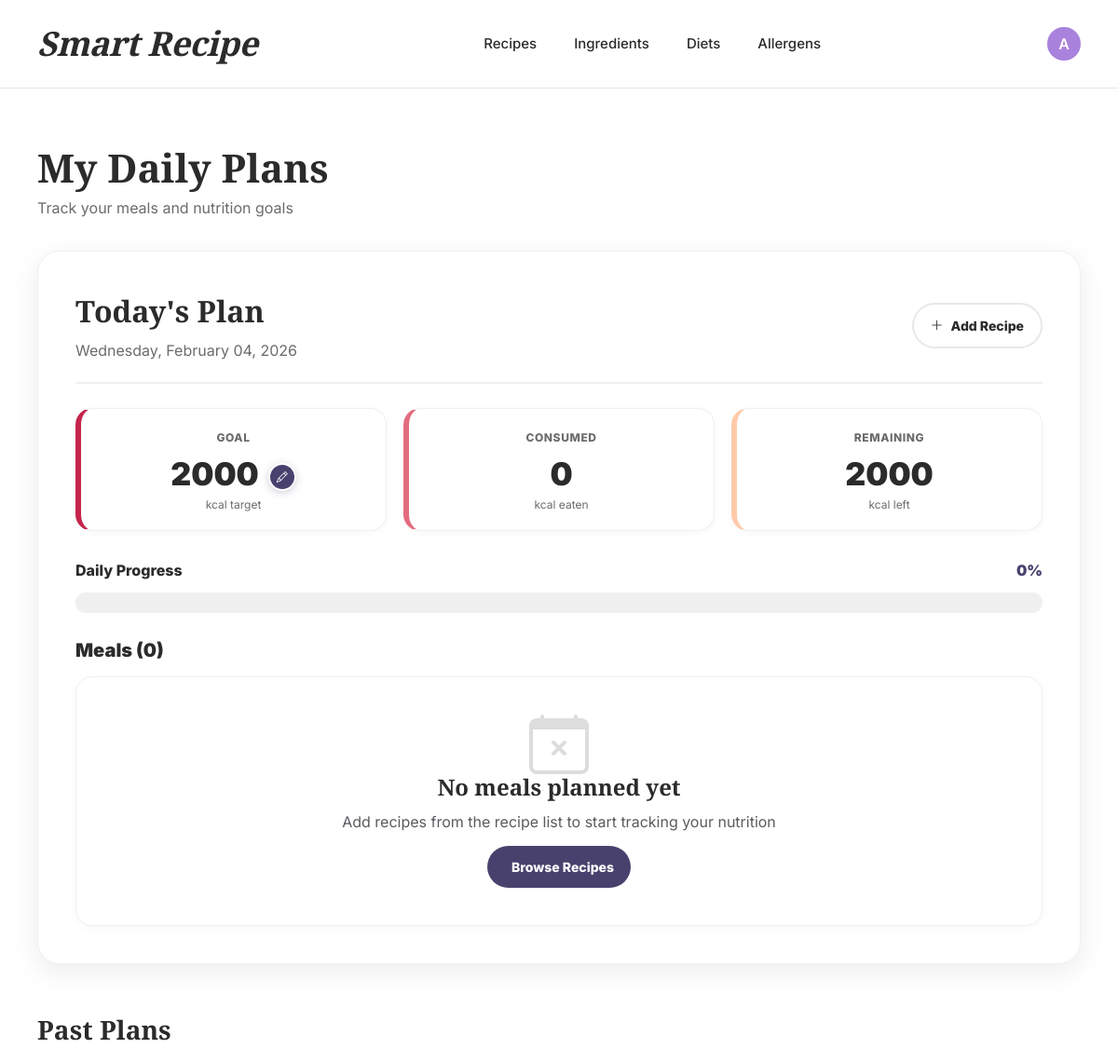
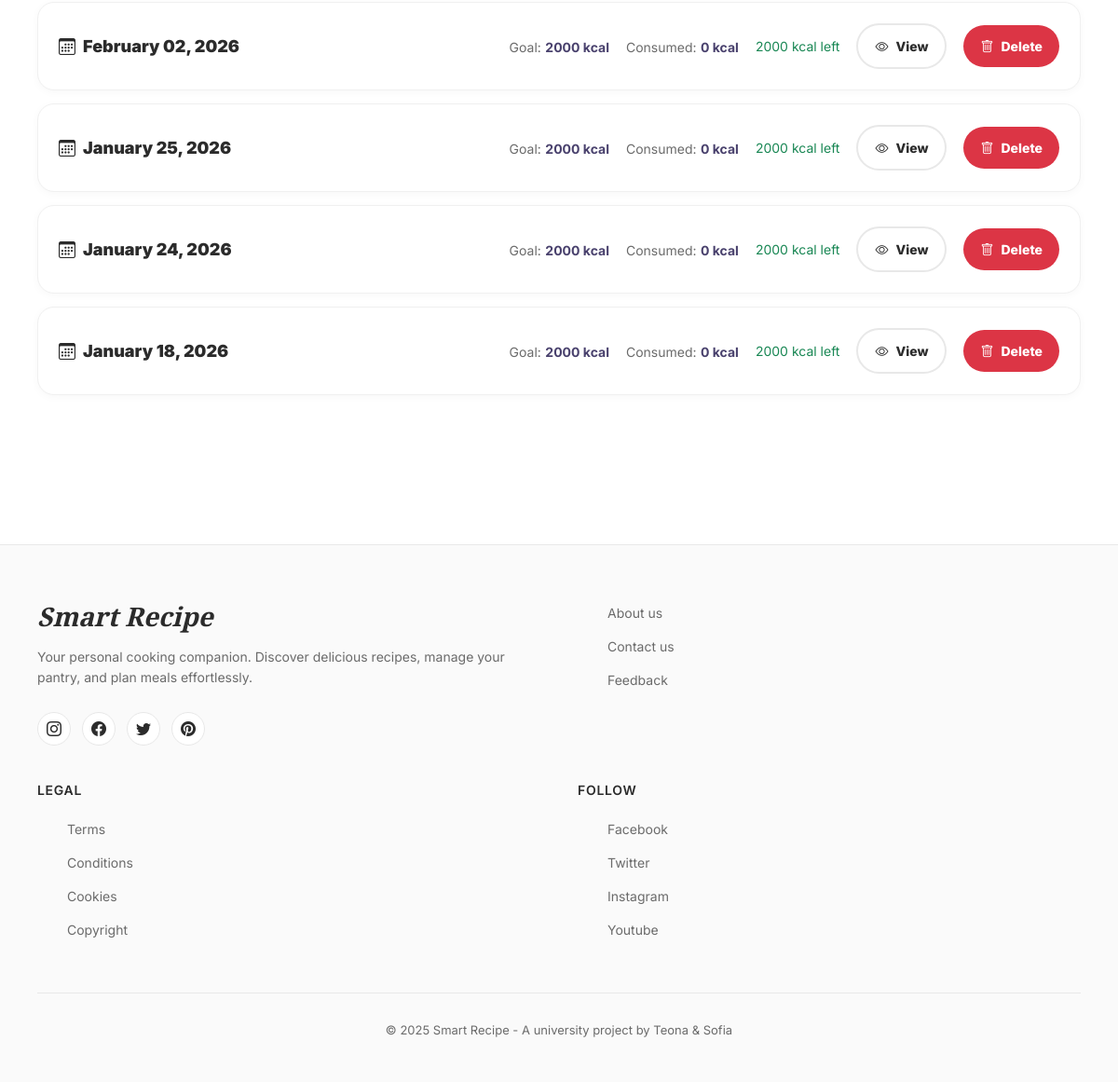
Screenshot of /plans/ (signed in) with the database file from the repository (2 pictures, top to bottom).
### smart_recipe_app/models.py (models this page shows, shortened)
class DailyPlan(models.Model):
    user = models.ForeignKey(settings.AUTH_USER_MODEL, on_delete=models.CASCADE, related_name='daily_plans')
    date = models.DateField(default=date.today)
    wanted_calories = models.PositiveIntegerField()
    recipes = models.ManyToManyField(Recipe, related_name='daily_plans', blank=True)
    class Meta:
        unique_together = ('user', 'date')
    @property
    def total_calories(self):
        return sum((r.calories_per_serving or 0) for r in self.recipes.all())
    @property
    def remaining_calories(self):
        return self.wanted_calories - self.total_calories

### smart_recipe_app/views.py (the view)
# urls.py: path('plans/', views.daily_plans_list, name='daily_plans'),
@login_required
def daily_plans_list(request):
    plans = DailyPlan.objects.filter(user=request.user).order_by('-date')
    today_plan = plans.filter(date=date.today()).first()
    past_plans = plans.exclude(date=date.today())
    return render(request, 'daily_plan/daily_plans.html', {
        'plans': plans,
        'today_plan': today_plan,
        'past_plans': past_plans,
    })

### smart_recipe_app/templatetags/helpers.py (called while the page is built)
@register.filter
def has_group(user, group_name):
    return user.is_authenticated and user.groups.filter(name=group_name).exists()

### smart_recipe_app/templates/daily_plan/daily_plans.html (shortened to what this page needs)
{% extends "common/base.html" %}
{% block content %}
<div class="plans-container">
  <div class="page-header">
    <div>
      <h1 class="page-title">My Daily Plans</h1>
      <p class="page-subtitle">Track your meals and nutrition goals</p>
    </div>
  </div>
  {% if today_plan %}
  <div class="today-plan-card">
    <div class="today-header">
      <div>
        <div class="today-title">Today's Plan</div>
        <div class="today-date">{{ today_plan.date|date:"l, F d, Y" }}</div>
      </div>
      <a href="{% url 'recipe_list' %}" class="btn-pill btn-outline">
        <i class="bi bi-plus-lg"></i>Add Recipe
      </a>
    </div>
    <div class="stats-grid">
      <div class="stat-card goal">
        <div class="stat-label">Goal</div>
        <div class="goal-row">
          <div class="stat-value" id="goal-value">{{ today_plan.wanted_calories }}</div>
          <button class="btn-edit-small" onclick="startEdit()" id="edit-btn" title="Edit calorie goal" type="button">
            <i class="bi bi-pencil"></i>
          </button>
        </div>
        <div class="stat-subtext">kcal target</div>
      </div>
      <div class="stat-card consumed">
        <div class="stat-label">Consumed</div>
        <div class="stat-value" id="consumed-value">{{ today_plan.total_calories|floatformat:0 }}</div>
        <div class="stat-subtext">kcal eaten</div>
      </div>
      <div class="stat-card remaining">
        <div class="stat-label">Remaining</div>
        <div class="stat-value {% if today_plan.remaining_calories < 0 %}text-danger{% endif %}" id="remaining-value">
          {{ today_plan.remaining_calories|floatformat:0 }}
        </div>
        <div class="stat-subtext" id="remaining-text">
          kcal {% if today_plan.remaining_calories < 0 %}over{% else %}left{% endif %}
        </div>
      </div>
    </div>
    <div class="progress-section">
      <div class="progress-header">
        <span class="progress-label">Daily Progress</span>
        <span class="progress-percentage" id="progress-percentage">
          {% widthratio today_plan.total_calories today_plan.wanted_calories 100 %}%
        </span>
      </div>
      <div class="custom-progress">
      </div>
    </div>
    <div class="recipes-section">
      <h3 class="section-title">Meals ({{ today_plan.recipes.count }})</h3>
      {% if today_plan.recipes.all %}
        {% for recipe in today_plan.recipes.all %}
        <div class="recipe-item">
          <div class="recipe-info">
            <h5>{{ recipe.name }}</h5>
            <div class="recipe-meta">
              <i class="bi bi-clock me-1"></i>{{ recipe.preparation_time }} min
              <span class="mx-2">•</span>
              <i class="bi bi-people me-1"></i>{{ recipe.no_of_servings }} servings
            </div>
          </div>
          <div class="recipe-actions">
            <div style="text-align:right;">
              <div class="calorie-badge">
                <i class="bi bi-fire"></i>{{ recipe.total_calories|floatformat:0 }} kcal
              </div>
              <div class="per-serving">
                {% if recipe.calories_per_serving %}
                  {{ recipe.calories_per_serving|floatformat:0 }} kcal per serving
                {% endif %}
              </div>
            </div>
            <a href="{% url 'recipe_detail' recipe.id %}" class="btn-small btn-view">
              <i class="bi bi-eye"></i>View
            </a>
            <a href="{% url 'daily_plan_remove_recipe' today_plan.id recipe.id %}"
               class="btn-small btn-remove">
              <i class="bi bi-trash"></i>Remove
            </a>
          </div>
        </div>
        {% endfor %}
      {% else %}
        <div class="empty-state" style="padding: 40px;">
          <i class="bi bi-calendar-x"></i>
          <h3 style="font-family:'Playfair Display', serif; font-size:24px; font-weight:900; margin-bottom:10px;">
            No meals planned yet
          </h3>
          <p class="text-muted" style="margin-bottom:14px;">Add recipes from the recipe list to start tracking your nutrition</p>
          <a href="{% url 'recipe_list' %}" class="btn-pill btn-primary">
            Browse Recipes
          </a>
        </div>
      {% endif %}
    </div>
  </div>
  {% endif %}
  {% if past_plans %}
  <div class="past-plans-section">
    <h2 class="past-plans-title">Past Plans</h2>
    {% for plan in past_plans %}
    <div class="past-plan-card">
      <div class="plan-header">
        <div class="plan-date">
          <i class="bi bi-calendar3"></i>{{ plan.date|date:"F d, Y" }}
        </div>
        <div class="plan-stats">
          <div class="plan-stat">
            <span>Goal:</span> <strong>{{ plan.wanted_calories }} kcal</strong>
          </div>
          <div class="plan-stat">
            <span>Consumed:</span> <strong>{{ plan.total_calories|floatformat:0 }} kcal</strong>
          </div>
          <div class="plan-stat">
            {% if plan.remaining_calories < 0 %}
              <span class="text-danger">Over by {{ plan.remaining_calories|floatformat:0|slice:"1:" }} kcal</span>
            {% else %}
              <span class="text-success">{{ plan.remaining_calories|floatformat:0 }} kcal left</span>
            {% endif %}
          </div>
          <a href="{% url 'daily_plan_detail' plan.id %}" class="btn-pill btn-outline">
            <i class="bi bi-eye"></i>View
          </a>
          <form method="post"
                action="{% url 'daily_plan_delete' plan.id %}"
                style="margin:0;"
                onsubmit="return confirm('Are you sure you want to delete this daily plan?');">
            <a href="{% url 'daily_plan_delete' plan.id %}" class="btn-pill btn-danger">
              <i class="bi bi-trash"></i>Delete
            </a>
          </form>
        </div>
      </div>
    </div>
    {% endfor %}
  </div>
  {% endif %}
</div>
{% endblock %}

### smart_recipe_app/templates/common/base.html (shortened to what this page needs)
{% load static %}
{% load helpers %}
<html lang="en">
<head>
    <link href="https://cdn.jsdelivr.net/npm/bootstrap@5.3.2/dist/css/bootstrap.min.css" rel="stylesheet">
    <link rel="stylesheet" href="https://cdn.jsdelivr.net/npm/bootstrap-icons@1.11.1/font/bootstrap-icons.css">
</head>
<body>
    <header class="clean-header">
        <div class="header-container">
            <a href="{% url 'index' %}" class="logo-text">Smart Recipe</a>
        {% if user.is_authenticated %}
            <nav class="header-nav">
                {% if user|has_group:"Admin" %}
                    <a href="{% url 'recipe_list' %}" class="nav-link">Recipes</a>
                    <a href="{% url 'ingredient_list' %}" class="nav-link">Ingredients</a>
                    <a href="{% url 'diet_list' %}" class="nav-link">Diets</a>
                    <a href="{% url 'allergen_list' %}" class="nav-link">Allergens</a>
                {% endif %}
            </nav>
            <div class="header-actions">
                <div class="dropdown user-menu">
                    <button class="user-btn dropdown-toggle" type="button" data-bs-toggle="dropdown" aria-expanded="false">
                        <div class="user-avatar">
                            {{ user.username|first|upper }}
                        </div>
                    </button>
                </div>
            </div>
            {% else %}
            <div class="header-actions">
                <a href="{% url 'login' %}" class="nav-link">Login</a>
            </div>
            {% endif %}
        </div>
    </header>
    <main>
        {% block content %}{% endblock %}
    </main>
    <footer class="clean-footer">
        <div class="footer-container">
            <div class="footer-content">
                <div class="footer-brand">
                    <h3>Smart Recipe</h3>
                    <p>Your personal cooking companion. Discover delicious recipes, manage your pantry, and plan meals effortlessly.</p>
                    <div class="social-links">
                        <a href="#" class="social-link" aria-label="Instagram">
                            <i class="bi bi-instagram"></i>
                        </a>
                        <a href="#" class="social-link" aria-label="Facebook">
                            <i class="bi bi-facebook"></i>
                        </a>
                        <a href="#" class="social-link" aria-label="Twitter">
                            <i class="bi bi-twitter"></i>
                        </a>
                        <a href="#" class="social-link" aria-label="Pinterest">
                            <i class="bi bi-pinterest"></i>
                        </a>
                    </div>
                </div>
                <div class="footer-section">
                    <ul class="footer-links">
                        <li><a href="#">About us</a></li>
                        <li><a href="#">Contact us</a></li>
                        <li><a href="#">Feedback</a></li>
                    </ul>
                </div>
                <div class="footer-section">
                    <h4>Legal</h4>
                    <ul class="footer-links">
                        <li><a href="#">Terms</a></li>
                        <li><a href="#">Conditions</a></li>
                        <li><a href="#">Cookies</a></li>
                        <li><a href="#">Copyright</a></li>
                    </ul>
                </div>
                <div class="footer-section">
                    <h4>Follow</h4>
                    <ul class="footer-links">
                        <li><a href="#">Facebook</a></li>
                        <li><a href="#">Twitter</a></li>
                        <li><a href="#">Instagram</a></li>
                        <li><a href="#">Youtube</a></li>
                    </ul>
                </div>
            </div>
            <div class="footer-bottom">
                <p>&copy; 2025 Smart Recipe - A university project by Teona & Sofia</p>
            </div>
        </div>
    </footer>
</body>
</html>

### smart_recipe_app/templates/common/base.html (style rules this page uses)
:root { --vintage-grape: #49416D; --bright-lavender: #A882DD; --sweet-salmon: #E08D79; --honeydew: #E0EFDE; --icy-aqua: #B3F2DD; --text-dark: #2b2b2b; --text-muted: #6b6b6b; }
* { margin: 0; padding: 0; box-sizing: border-box; }
body { font-family: 'Inter', -apple-system, BlinkMacSystemFont, sans-serif; color: var(--text-dark); background-color: #ffffff; min-height: 100vh; display: flex; flex-direction: column; }
.clean-header { background: white; border-bottom: 1px solid #e8e8e8; position: sticky; top: 0; z-index: 1000; padding: 20px 0; }
.header-container { max-width: 1400px; margin: 0 auto; padding: 0 40px; display: flex; align-items: center; justify-content: space-between; }
.logo-text { font-family: 'Playfair Display', serif; font-size: 36px; font-weight: 900; font-style: italic; color: var(--text-dark); text-decoration: none; letter-spacing: -0.5px; transition: color 0.3s ease; }
.header-nav { display: flex; align-items: center; gap: 40px; }
.nav-link { color: var(--text-dark); text-decoration: none; font-weight: 500; font-size: 15px; transition: color 0.3s ease; }
.header-actions { display: flex; align-items: center; gap: 25px; }
.user-btn.dropdown-toggle::after { display: none; }
.user-btn { background: transparent; border: none; padding: 0; cursor: pointer; }
.user-avatar { width: 36px; height: 36px; background: var(--bright-lavender); border-radius: 50%; display: flex; align-items: center; justify-content: center; color: white; font-weight: 600; transition: transform 0.3s ease; }
main { flex: 1; }
.clean-footer { background: #fafafa; border-top: 1px solid #e8e8e8; padding: 60px 0 30px; margin-top: 80px; }
.footer-container { max-width: 1400px; margin: 0 auto; padding: 0 40px; }
.footer-content { display: grid; grid-template-columns: 2fr 1fr 1fr 1fr; gap: 60px; margin-bottom: 40px; }
.footer-brand h3 { font-family: 'Playfair Display', serif; font-size: 28px; font-weight: 900; font-style: italic; margin-bottom: 15px; color: var(--text-dark); }
.footer-brand p { color: var(--text-muted); line-height: 1.6; margin-bottom: 25px; font-size: 14px; }
.social-links { display: flex; gap: 12px; }
.social-link { width: 36px; height: 36px; background: white; border: 1px solid #e8e8e8; border-radius: 50%; display: flex; align-items: center; justify-content: center; color: var(--text-dark); text-decoration: none; transition: all 0.3s ease; }
.footer-section h4 { font-weight: 600; margin-bottom: 20px; font-size: 14px; text-transform: uppercase; letter-spacing: 0.05em; color: var(--text-dark); }
.footer-links { list-style: none; }
.footer-links li { margin-bottom: 12px; }
.footer-links a { color: var(--text-muted); text-decoration: none; font-size: 14px; transition: all 0.3s ease; }
.footer-bottom { border-top: 1px solid #e8e8e8; padding-top: 30px; text-align: center; font-size: 13px; color: var(--text-muted); }
@media (max-width: 1200px) { .footer-content { grid-template-columns: 1fr 1fr; gap: 40px; } }

### rows the page displays
DailyPlan: date "Wednesday, February 04, 2026", wanted_calories "2000", total_calories "0", remaining_calories "2000", id+wanted_calories "0", recipes.count "0"
DailyPlan: date "February 02, 2026", wanted_calories "2000", total_calories "0", remaining_calories "2000"
DailyPlan: date "January 25, 2026", wanted_calories "2000", total_calories "0", remaining_calories "2000"
DailyPlan: date "January 24, 2026", wanted_calories "2000", total_calories "0", remaining_calories "2000"
DailyPlan: date "January 18, 2026", wanted_calories "2000", total_calories "0", remaining_calories "2000"

### other values shown
{{ user.username|first|upper }} "A"
